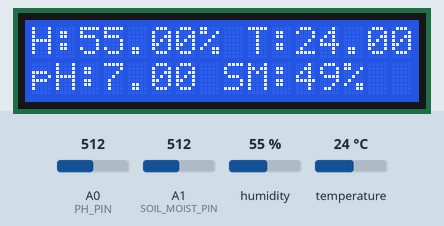
Simulated run of this sketch. Board: Arduino Uno, built with avr-gcc and run on an emulated ATmega328P. Shown: 16×2 character LCD. Inputs (shaded band) come from the test bench; at power-on: humidity 55 %, A0 (PH_PIN) = 512, A1 (SOIL_MOIST_PIN) = 512, temperature 24 °C. What the sketch prints to the serial monitor is not drawn.

Above: at 3.2 s.
3.3 s: humidity set to 22 %
At 5.5 s:
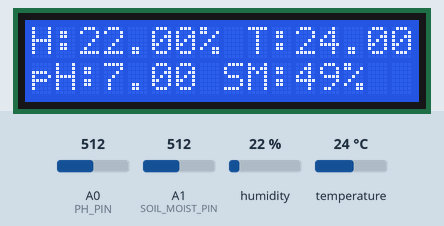
5.8 s: A0 (PH_PIN) set to 716
At 7.2 s:
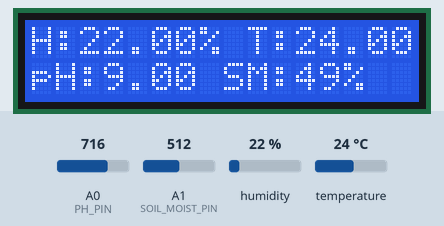
7.9 s: A1 (SOIL_MOIST_PIN) set to 716
At 8.9 s:
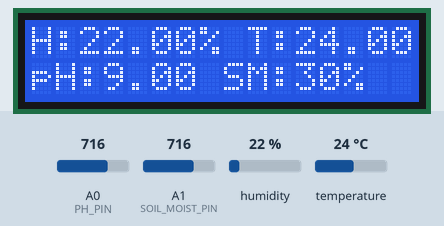
10.1 s: temperature set to 12 °C
At 11.8 s:
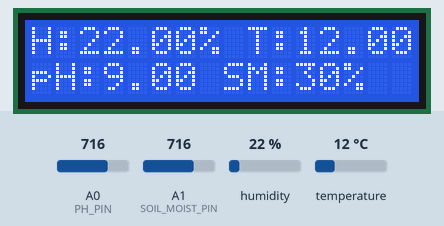
12.2 s: A0 (PH_PIN) set to 992
At 13.6 s:
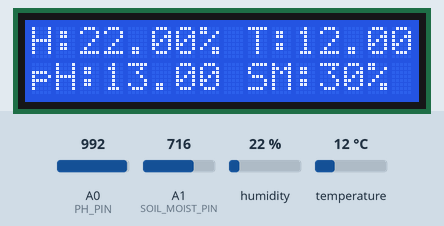
14.3 s: A1 (SOIL_MOIST_PIN) set to 992
At 15.3 s:
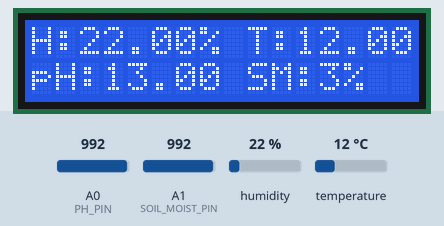
Timing chart, 0 to 17.3 s (numbered marks = the images above; inputs shaded):
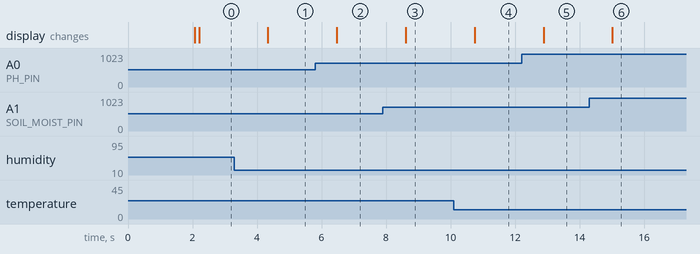

The sketch:

IT.ino
```cpp
#include <DHT.h>
#include <LiquidCrystal.h>
// #include <ArduinoJson.h>

// Pin configurations
#define DHTPIN 2          // DHT11 data pin connected to digital pin 2
#define DHTTYPE DHT11     // DHT11 sensor type
#define PH_PIN A0         // pH sensor connected to analog pin A0
#define SOIL_MOIST_PIN A1 // Soil moisture sensor connected to analog pin A1

// Initialize DHT sensor
DHT dht(DHTPIN, DHTTYPE);

// LCD pin configuration: RS, EN, D4, D5, D6, D7
LiquidCrystal lcd(7, 8, 9, 10, 11, 12);

// Variables
unsigned long int avgValue;  // Average value of pH sensor readings
float phValue, humidity, airTemperature, soilMoisture, soilTemperature;
int buf[10], temp;


// Create JSON document
// StaticJsonDocument<200> doc;

void setup() {
  // Begin serial communication for debugging
  Serial.begin(9600);

  // Begin DHT sensor
  dht.begin();

  // Begin LCD
  lcd.begin(16, 2);
  lcd.print("Initializing...");
  delay(2000);
  lcd.clear();
}

void loop() {

  // pH Sensor Reading
  for (int i = 0; i < 10; i++) {
    buf[i] = analogRead(PH_PIN);
    delay(10);
  }
  for (int i = 0; i < 9; i++) {
    for (int j = i + 1; j < 10; j++) {
      if (buf[i] > buf[j]) {
        temp = buf[i];
        buf[i] = buf[j];
        buf[j] = temp;
      }
    }
  }
  avgValue = 0;
  for (int i = 2; i < 8; i++) {
    avgValue += buf[i];
  }
  phValue = (float)avgValue * 5.0 / 1024 / 6;
  phValue = 3.5 * phValue;

  // Read DHT11 sensor
  float humidity = dht.readHumidity();
  float temperatureDHT = dht.readTemperature(); // Celsius by default
  // Read temperature as Fahrenheit (isFahrenheit = true)
  //float f = dht.readTemperature(true);

  // Check if readings are valid
  if (isnan(humidity) || isnan(temperatureDHT)) {
    Serial.println("Failed to read from DHT sensor!");
    return;
  }

    // Check if any reads failed and exit early (to try again).
  // if (isnan(h) || isnan(t) || isnan(f)) {
  //   Serial.println(F("Failed to read from DHT sensor!"));
  //   return;
  // }

    // Compute heat index in Fahrenheit (the default)
  // float hif = dht.computeHeatIndex(f, h);
   // Compute heat index in Celsius (isFahreheit = false)
  // float hic = dht.computeHeatIndex(t, h, false);

  // Read pH sensor (voltage to pH conversion may be needed)
  int phValue = analogRead(PH_PIN);
  float pH = map(phValue, 0, 1023, 0, 14); // Adjust range as needed

  // Read soil moisture sensor
  int soilMoistureValue = analogRead(SOIL_MOIST_PIN);
  int soilMoisturePercent = map(soilMoistureValue, 1023, 0, 0, 100); // Convert to percentage

// Simulated Soil Temperature (adjust if you have an actual soil temp sensor)
  soilTemperature = airTemperature - 2.0; // Assume soil temperature is slightly lower

  // Print values to Serial Monitor for debugging
  Serial.print("Humidity: ");
  Serial.print(humidity);
  Serial.print("%, Temp (DHT): ");
  Serial.print(temperatureDHT);
  Serial.print("C, pH: ");
  Serial.print(pH);
  Serial.print(", Soil Moisture: ");
  Serial.print(soilMoisturePercent);
  Serial.println("%");

  // Serial.print(F("Humidity: "));
  // Serial.print(h);
  // Serial.print(F("%  Temperature: "));
  // Serial.print(t);
  // Serial.print(F("°C "));
  // Serial.print(f);
  // Serial.print(F("°F  Heat index: "));
  // Serial.print(hic);
  // Serial.print(F("°C "));
  // Serial.print(hif);
  // Serial.println(F("°F"));

  // Create JSON object with sensor readings
  // doc.clear();
  // doc["temperature"] = temperatureDHT;
  // doc["humidity"] = humidity;
  // doc["pH"] = pH;
  // doc["soilMoisture"] = soilMoisturePercent;
  // //doc["soilTemperature"] = soilTemperature;

  // Send JSON over serial
  // serializeJson(doc, Serial);
  // Serial.println();  // Add newline for parsing

  // Display data on LCD
  lcd.clear();

  // Display humidity and temperature (DHT11)
  lcd.setCursor(0, 0);
  lcd.print("H:");
  lcd.print(humidity);
  lcd.print("% T:");
  lcd.print(temperatureDHT);
  lcd.print("C");

  // Display pH and soil moisture on the second line
  lcd.setCursor(0, 1);
  lcd.print("pH:");
  lcd.print(pH);
  lcd.print(" SM:");
  lcd.print(soilMoisturePercent);
  lcd.print("%");

  // Delay before the next reading
  delay(2000);
}
```

Measured:
- after the input at 3.3 s, the display: changes after 1.0 s (image 1)
- after the input at 5.8 s, the display: changes after 0.67 s (image 2)
- after the input at 7.9 s, the display: changes after 0.71 s (image 3)
- after the input at 10.1 s, the display: changes after 0.65 s (image 4)
- after the input at 12.2 s, the display: changes after 0.68 s (image 5)
- after the input at 14.3 s, the display: changes after 0.72 s (image 6)
